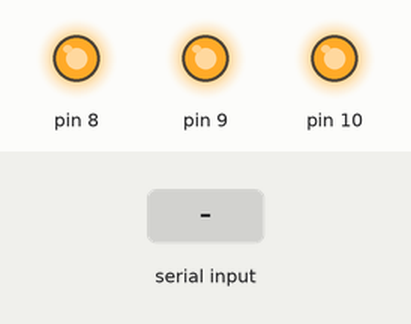
Bench run of a sketch on a simulated Arduino Uno, built with avr-gcc and run on an emulated ATmega328P. Parts: output pins drawn as LEDs (lit = HIGH). Inputs (shaded band) come from the test bench.

Above: at 1.2 s.
1.3 s: "a" received over Serial
At 1.8 s:
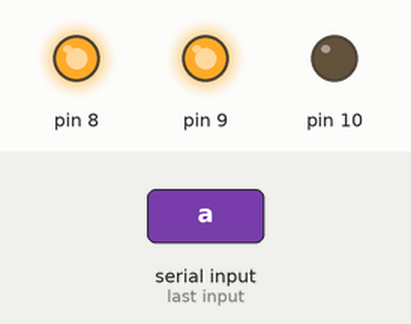
2.8 s: "b" received over Serial
At 4.0 s:
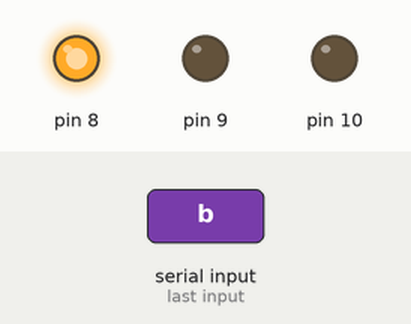
4.3 s: "c" received over Serial
At 5.3 s:
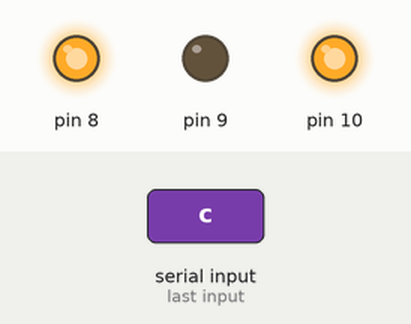
5.8 s: "d" received over Serial
At 6.5 s:
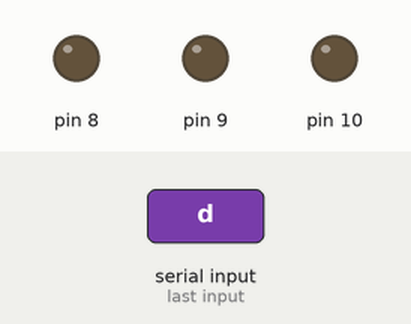
Timing chart, 0 to 8.3 s (numbered marks = the images above; inputs shaded):
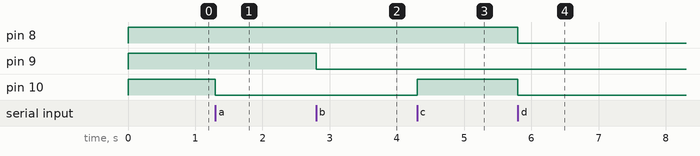

Measured:
- after the input at 1.3 s, pin 10: HIGH → LOW at once
- after the input at 2.8 s, pin 9: HIGH → LOW at once
- after the input at 4.3 s, pin 10: LOW → HIGH at once
- after the input at 5.8 s, pin 8, pin 10: HIGH → LOW at once

The sketch:

bluetooth_intensity_control.ino
```cpp
void setup() {
  Serial.begin(9600);
  pinMode(9,OUTPUT);
  digitalWrite(9,HIGH);
  pinMode(8,OUTPUT);
  digitalWrite(8,HIGH);
  pinMode(10,OUTPUT);
  digitalWrite(10,HIGH);
  Serial.begin(9600);
  // put your setup code here, to run once:

}

void loop()
{
  if(Serial.available()>0)
  {
 char data=Serial.read();
 switch(data)
 {
 /* case 'a':digitalWrite(9,LOW);
  break;
  default:digitalWrite(9,HIGH);
  break;// put your main code here, to run repeatedly:*/
case 'a':
  digitalWrite(8,HIGH);

digitalWrite(9,HIGH);

digitalWrite(10,LOW);
delay(500);
break;
 case 'b':
digitalWrite(8,HIGH);

digitalWrite(9,LOW);

digitalWrite(10,LOW);
delay(500);
break;
case 'c':
digitalWrite(8,HIGH);

digitalWrite(9, LOW);

digitalWrite(10,HIGH);
delay(500);
break;
case 'd':
digitalWrite(8,LOW);

digitalWrite(9,LOW);

digitalWrite(10,LOW);
delay(500);
break;
 }
  }

}
```
